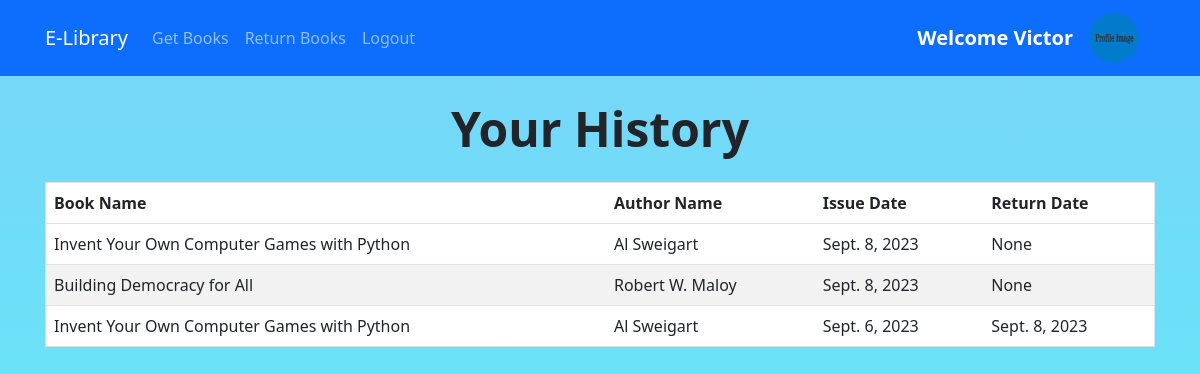
Page /history/ (signed in) on the committed database.
### Library/models.py (models this page shows, shortened)
class IssuedItem(models.Model):
    book_id = models.ForeignKey(Book, on_delete=models.CASCADE)
    user_id = models.ForeignKey(User, on_delete=models.CASCADE)
    issue_date = models.DateField(default=date.today(), blank=False)
    return_date = models.DateField(blank=True, null=True)

class Book(models.Model):
    image = models.ImageField(upload_to='book_images/', default='book_images/default_big.png')
    book_name = models.CharField(max_length=150)
    author_name = models.CharField(max_length=200)
    quantity = models.IntegerField(default=1)
    content_file = models.FileField(upload_to='book_content/', default='book_content/link-expired.txt')
    subject = models.CharField(max_length=2000)
    book_add_time = models.TimeField(default=timezone.now())
    book_add_date = models.DateField(default=date.today())
    class Meta:
        unique_together = ("book_name", "author_name")

### Library/views.py (the view)
# urls.py: path("history/", views.history, name="history"),
@login_required(login_url="login")
def history(request):
    my_items = IssuedItem.objects.filter(user_id=request.user).order_by("-issue_date")
    paginator = Paginator(my_items, 10)
    page_number = request.GET.get("page")
    show_data_final = paginator.get_page(page_number)
    return render(request, "history.html", {"books": show_data_final})

### Library/templates/history.html (shortened to what this page needs)
{% extends 'base.html' %}
{% block content %}
<h1 class="display-5 text-center m-4 fw-bold">Your History</h1>
<div class="container">
  <table class="table">
    <thead class="thead-dark">
      <tr>
        <th scope="col">Book Name</th>
        <th scope="col">Author Name</th>
        <th scope="col">Issue Date</th>
        <th scope="col">Return Date</th>
      </tr>
    </thead>
    <tbody>
      {% for book in books %}
      <tr>
        <td>{{book.book_id.book_name}}</td>
        <td>{{book.book_id.author_name}}</td>
        <td>{{book.issue_date}}</td>
        <td>{{book.return_date}}</td>
      </tr>
      {% endfor %}
    </tbody>
  </table>
</div>
{% endblock %}

### Library/templates/base.html (shortened to what this page needs)
{% load static %}
<!DOCTYPE html>
<html lang="en">
<head>
  <link href="https://cdn.jsdelivr.net/npm/bootstrap@5.2.3/dist/css/bootstrap.min.css" rel="stylesheet"
>
</head>
<body>
  {% if user.is_authenticated %}
  <nav class="navbar navbar-expand-lg navbar-dark bg-primary sticky-top">
    <div class="container">
      <a class="navbar-brand" href="/">E-Library</a>
      <div class="collapse navbar-collapse" id="navbarNav">
        <ul class="navbar-nav ml-auto mb-2 mb-lg-0">
          <li class="nav-item">
            <a class="nav-link" href="{% url 'issue' %}">Get Books</a>
          </li>
          <li class="nav-item">
            <a class="nav-link" href="{% url 'return_book' %}">Return Books</a>
          </li>
          <li class="nav-item">
            <a class="nav-link" href="{% url 'logout' %}">Logout</a>
          </li>
        </ul>
      </div>
      <a class="navbar-brand fw-bold" href="{% url 'view_profile' %}">Welcome {{request.user.first_name}}</a>
      <a class="navbar-brand fw-bold" href="{% url 'view_profile' %}"><img src="../../media/profile_images/profile-image.png"
          alt="profile" width="50" height="50" class="img-fluid" id="profile-img"></a>
    </div>
  </nav>
  {% endif %}
  {% block content %}
  {% endblock %}
</body>
</html>

### Library/templates/base.html (style rules this page uses)
body { background: linear-gradient(#89b4f4, #cf7ade); background-size: cover; background-attachment: fixed; background-repeat: no-repeat; }
#profile-img { border-radius: 50%; }
table { border-collapse: collapse; border-spacing: 0; border-radius: 10px; width: 100%; border: 1px solid #ddd; }
th, td { text-align: left; padding: 20px; }
tr:nth-child(even) { background-color: #f2f2f2; }
tr:nth-child(odd) { background-color: #fff; }
.container { width: 100%; padding-right: 15px; padding-left: 15px; margin-right: auto; margin-left: auto; }

### Library/templates/history.html (style rules this page uses)
body { background: linear-gradient(#79d4f8, #5bf3f8); background-repeat: no-repeat; background-attachment: fixed; }

### rows in the picture
IssuedItem: book_id.book_name "Invent Your Own Computer Games with Python", book_id.author_name "Al Sweigart", issue_date "Sept. 8, 2023", return_date "None"
IssuedItem: book_id.book_name "Building Democracy for All", book_id.author_name "Robert W. Maloy", issue_date "Sept. 8, 2023", return_date "None"
IssuedItem: book_id.book_name "Invent Your Own Computer Games with Python", book_id.author_name "Al Sweigart", issue_date "Sept. 6, 2023", return_date "Sept. 8, 2023"

### other values in the picture
{{ request.user.first_name }} "Victor"
